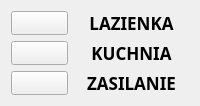
           <widget class="QWidget" name="water_widget" native="true">
            <property name="sizePolicy">
             <sizepolicy hsizetype="Expanding" vsizetype="Preferred">
              <horstretch>0</horstretch>
              <verstretch>0</verstretch>
             </sizepolicy>
            </property>
            <property name="styleSheet">
             <string notr="true">QWidget#water_widget {border: 4px ridge rgb(170, 170, 170)}</string>
            </property>
            <layout class="QGridLayout" name="gridLayout_19">
             <item row="0" column="0">
              <layout class="QGridLayout" name="gridLayout_20">
               <item row="0" column="2" colspan="2">
                <widget class="QLabel" name="label_42">
                 <property name="sizePolicy">
                  <sizepolicy hsizetype="Preferred" vsizetype="MinimumExpanding">
                   <horstretch>0</horstretch>
                   <verstretch>0</verstretch>
                  </sizepolicy>
                 </property>
                 <property name="font">
                  <font>
                   <family>Ink Free</family>
                   <pointsize>13</pointsize>
                   <weight>75</weight>
                   <bold>true</bold>
                  </font>
                 </property>
                 <property name="text">
                  <string>LAZIENKA</string>
                 </property>
                 <property name="alignment">
                  <set>Qt::AlignCenter</set>
                 </property>
                </widget>
               </item>
               <item row="2" column="1">
                <widget class="QPushButton" name="sum_power_icon">
                 <property name="sizePolicy">
                  <sizepolicy hsizetype="Minimum" vsizetype="Minimum">
                   <horstretch>0</horstretch>
                   <verstretch>0</verstretch>
                  </sizepolicy>
                 </property>
                 <property name="minimumSize">
                  <size>
                   <width>20</width>
                   <height>20</height>
                  </size>
                 </property>
                 <property name="styleSheet">
                  <string notr="true">border-image: url(:/bitmaps/electricity_off.svg)</string>
                 </property>
                 <property name="text">
                  <string/>
                 </property>
                </widget>
               </item>
               <item row="0" column="1">
                <widget class="QPushButton" name="sum_wat_bath_icon">
                 <property name="sizePolicy">
                  <sizepolicy hsizetype="Minimum" vsizetype="Minimum">
                   <horstretch>0</horstretch>
                   <verstretch>0</verstretch>
                  </sizepolicy>
                 </property>
                 <property name="minimumSize">
                  <size>
                   <width>20</width>
                   <height>20</height>
                  </size>
                 </property>
                 <property name="styleSheet">
                  <string notr="true">border-image: url(:/bitmaps/water_on.svg)</string>
                 </property>
                 <property name="text">
                  <string/>
                 </property>
                </widget>
               </item>
               <item row="1" column="1">
                <widget class="QPushButton" name="sum_wat_kit_icon">
                 <property name="sizePolicy">
                  <sizepolicy hsizetype="Minimum" vsizetype="Minimum">
                   <horstretch>0</horstretch>
                   <verstretch>0</verstretch>
                  </sizepolicy>
                 </property>
                 <property name="minimumSize">
                  <size>
                   <width>20</width>
                   <height>20</height>
                  </size>
                 </property>
                 <property name="styleSheet">
                  <string notr="true">border-image: url(:/bitmaps/water_on.svg)</string>
                 </property>
                 <property name="text">
                  <string/>
                 </property>
                </widget>
               </item>
               <item row="1" column="2" colspan="2">
                <widget class="QLabel" name="label_59">
                 <property name="sizePolicy">
                  <sizepolicy hsizetype="Preferred" vsizetype="MinimumExpanding">
                   <horstretch>0</horstretch>
                   <verstretch>0</verstretch>
                  </sizepolicy>
                 </property>
                 <property name="font">
                  <font>
                   <family>Ink Free</family>
                   <pointsize>13</pointsize>
                   <weight>75</weight>
                   <bold>true</bold>
                  </font>
                 </property>
                 <property name="text">
                  <string>KUCHNIA</string>
                 </property>
                 <property name="alignment">
                  <set>Qt::AlignCenter</set>
                 </property>
                </widget>
               </item>
               <item row="2" column="2" colspan="2">
                <widget class="QLabel" name="label_43">
                 <property name="sizePolicy">
                  <sizepolicy hsizetype="Preferred" vsizetype="MinimumExpanding">
                   <horstretch>0</horstretch>
                   <verstretch>0</verstretch>
                  </sizepolicy>
                 </property>
                 <property name="font">
                  <font>
                   <family>Ink Free</family>
                   <pointsize>13</pointsize>
                   <weight>75</weight>
                   <bold>true</bold>
                  </font>
                 </property>
                 <property name="text">
                  <string>ZASILANIE</string>
                 </property>
                 <property name="alignment">
                  <set>Qt::AlignCenter</set>
                 </property>
                </widget>
               </item>
              </layout>
             </item>
            </layout>
           </widget>
